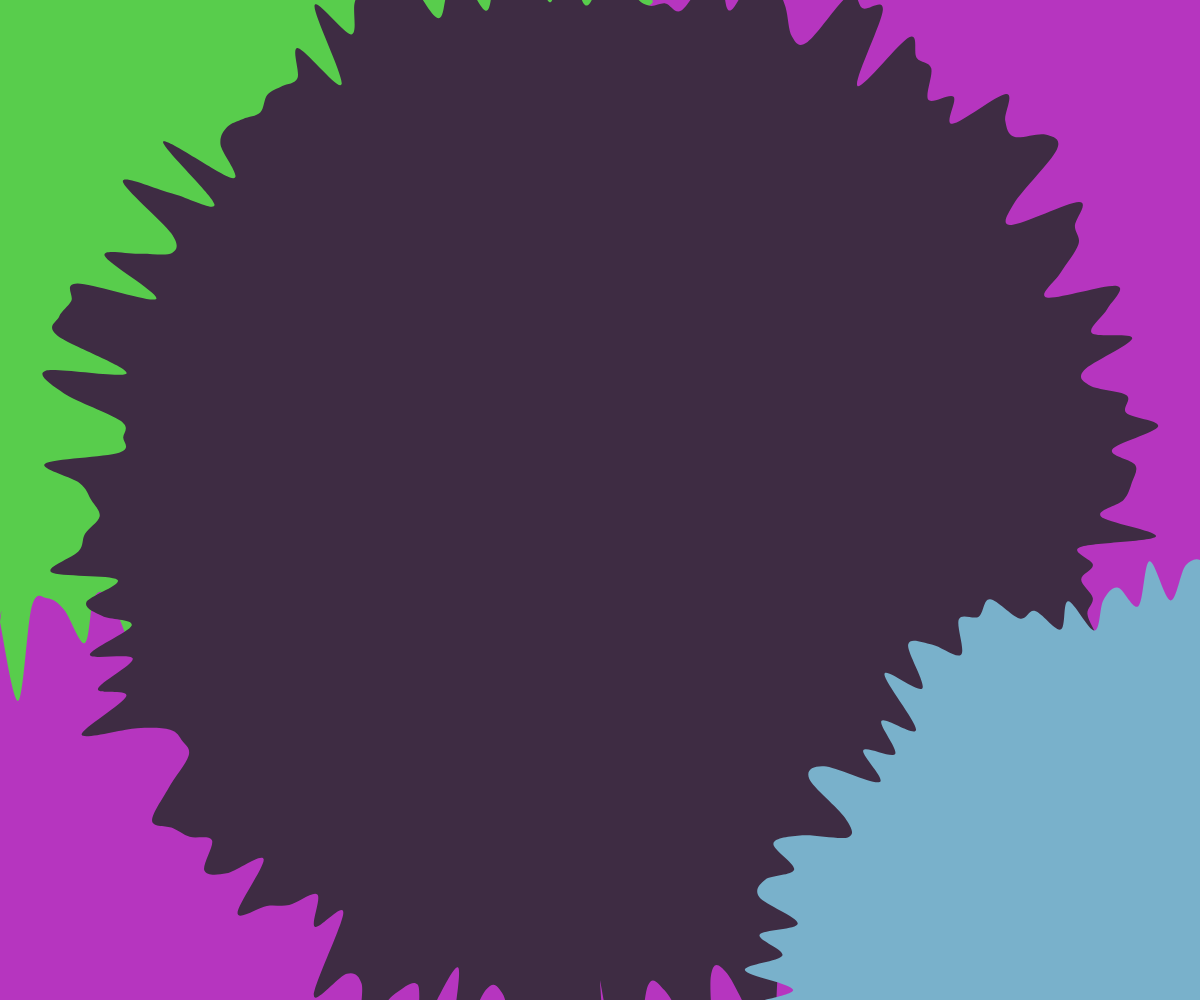
Frame 1 (no input)
Frame 60 (no input): identical to frame 1, image omitted
Frame 120 (the mouse pressed at the canvas centre since frame 60): identical to frame 1, image omitted

The p5.js sketch that drew this single still picture (run headless with seeded random() and noise() and a simulated clock; from frame 60 on, the mouse is pressed at the canvas centre):

// p5.js sketch
// ── sketch.js
// Arrays and object notation
// Faith
// Date
//
// Extra for Experts:
// I made custom shapes.


let circles = [];
let maxDiameter;
let sizeChange = 150;
let points = 5;
let difference = 5;

function setup() {
  angleMode(DEGREES);
  createCanvas(windowWidth, windowHeight);
  //translate(width/2, height/2);
  background(random(255), random(255), random(255));
  
  addCircles();
  displayAllcircles();
  
}

function draw() {
  
}

function spawnCircle(diaMeter){
  let someCirle = {
    d: diaMeter,
    r: diaMeter/2,
    red: random(255),
    green: random(255),
    blue: random(255),
  };
  circles.push(someCirle);
}

function addCircles() {
  if (width >= height){
    maxDiameter = width;
  }
  else{
    maxDiameter = height;
  }
  for (let i = maxDiameter; i > 5; i-= sizeChange){
    spawnCircle(i);
    if (i > 100){
      sizeChange = i*2/10;
    }
  }
}

function displayCircles(theCircle){
  let numberofPoints = theCircle.d/points;
  let angle = 360/numberofPoints;
  
  noStroke();
  fill(theCircle.red, theCircle.green, theCircle.blue);
  //translate(width/2, height/2);
  beginShape();
  let starty = random(theCircle.r/difference);
  curveVertex(0, theCircle.r+ starty);
  curveVertex(0, theCircle.r + starty);
  for (let i = numberofPoints; i > 0; i--){
    let r = theCircle.r + random(theCircle.r/difference);
    let xValue = sin(angle*i) * r;
    let yValue = cos(angle*i) * r;
    curveVertex(xValue, yValue);
  }
  curveVertex(0, theCircle.r + starty);
  curveVertex(0, theCircle.r + starty);
  endShape();
  translate(width/2, height/2);
}


function keyPressed(){
  
  if (keyCode === UP_ARROW){
    if (points >= 3){
      points --;
      displayAllcircles();
    }
    if(points < 3 && points > 0.1){
      points = points - 0.1;
      displayAllcircles();
    }
  }
  if (keyCode === DOWN_ARROW){
    if (points < 15){
      points ++;
      displayAllcircles();
    }
    if (points < 3){
      points = points + 0.1;
      displayAllcircles();
    }
  }
  if (keyCode === RIGHT_ARROW){
    if (difference > 0){
      difference --;
      displayAllcircles();
    }
  }
  if (keyCode === LEFT_ARROW){
    if (difference < 15){
      difference ++;
      displayAllcircles();
    }
  }
}

function displayAllcircles(){
  for (let i =0; i < circles.length; i++){
     displayCircles(circles[i]);
  }
}
